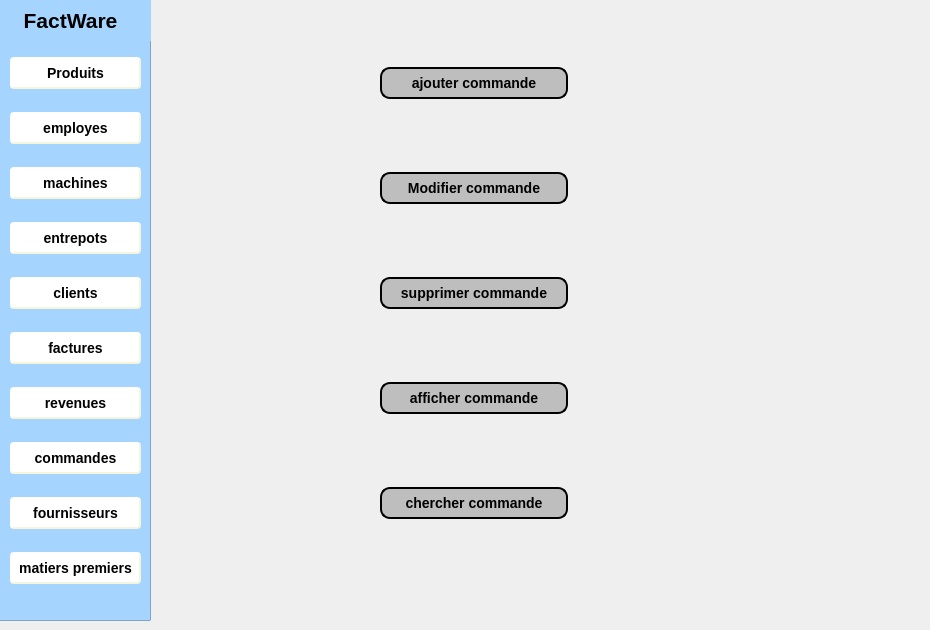
    <widget class="QWidget" name="page_5">
     <widget class="QLabel" name="label_27">
      <property name="geometry">
       <rect>
        <x>150</x>
        <y>0</y>
        <width>771</width>
        <height>621</height>
       </rect>
      </property>
      <property name="text">
       <string/>
      </property>
      <property name="pixmap">
       <pixmap>../../Desktop/images qt/commandes.png</pixmap>
      </property>
      <property name="scaledContents">
       <bool>true</bool>
      </property>
     </widget>
     <widget class="QFrame" name="frame_4">
      <property name="geometry">
       <rect>
        <x>-10</x>
        <y>0</y>
        <width>161</width>
        <height>621</height>
       </rect>
      </property>
      <property name="styleSheet">
       <string notr="true">QFrame{
background-color:rgb(165, 213, 255);}</string>
      </property>
      <property name="frameShape">
       <enum>QFrame::StyledPanel</enum>
      </property>
      <property name="frameShadow">
       <enum>QFrame::Raised</enum>
      </property>
      <widget class="QLabel" name="label_10">
       <property name="geometry">
        <rect>
         <x>0</x>
         <y>0</y>
         <width>161</width>
         <height>41</height>
        </rect>
       </property>
       <property name="text">
        <string>&lt;html&gt;&lt;head/&gt;&lt;body&gt;&lt;p align=&quot;center&quot;&gt;&lt;span style=&quot; font-size:16pt; font-weight:600;&quot;&gt;FactWare&lt;/span&gt;&lt;/p&gt;&lt;/body&gt;&lt;/html&gt;</string>
       </property>
      </widget>
      <widget class="QWidget" name="layoutWidget_6">
       <property name="geometry">
        <rect>
         <x>20</x>
         <y>40</y>
         <width>131</width>
         <height>561</height>
        </rect>
       </property>
       <layout class="QVBoxLayout" name="verticalLayout_7">
        <item>
         <widget class="QPushButton" name="pushButton_58">
          <property name="styleSheet">
           <string notr="true">QPushButton {
    background-color: white;
    border-style: outset;
    border-width: 2px;
    border-radius: 4px;
    border-color: beige;
    font: bold 14px;
    min-width: 5em;
    padding: 6px;
}
QPushButton:pressed {
    background-color:gray;
    border-style: inset;
}</string>
          </property>
          <property name="text">
           <string>Produits</string>
          </property>
         </widget>
        </item>
        <item>
         <widget class="QPushButton" name="pushButton_61">
          <property name="styleSheet">
           <string notr="true">QPushButton {
    background-color: white;
    border-style: outset;
    border-width: 2px;
    border-radius: 4px;
    border-color: beige;
    font: bold 14px;
    min-width: 5em;
    padding: 6px;
}
QPushButton:pressed {
    background-color:gray;
    border-style: inset;
}</string>
          </property>
          <property name="text">
           <string>employes</string>
          </property>
         </widget>
        </item>
        <item>
         <widget class="QPushButton" name="pushButton_62">
          <property name="styleSheet">
           <string notr="true">QPushButton {
    background-color: white;
    border-style: outset;
    border-width: 2px;
    border-radius: 4px;
    border-color: beige;
    font: bold 14px;
    min-width: 5em;
    padding: 6px;
}
QPushButton:pressed {
    background-color:gray;
    border-style: inset;
}</string>
          </property>
          <property name="text">
           <string>machines</string>
          </property>
         </widget>
        </item>
        <item>
         <widget class="QPushButton" name="pushButton_63">
          <property name="styleSheet">
           <string notr="true">QPushButton {
    background-color: white;
    border-style: outset;
    border-width: 2px;
    border-radius: 4px;
    border-color: beige;
    font: bold 14px;
    min-width: 5em;
    padding: 6px;
}
QPushButton:pressed {
    background-color:gray;
    border-style: inset;
}</string>
          </property>
          <property name="text">
           <string>entrepots</string>
          </property>
         </widget>
        </item>
        <item>
         <widget class="QPushButton" name="client_3">
          <property name="styleSheet">
           <string notr="true">QPushButton {
    background-color: white;
    border-style: outset;
    border-width: 2px;
    border-radius: 4px;
    border-color: beige;
    font: bold 14px;
    min-width: 5em;
    padding: 6px;
}
QPushButton:pressed {
    background-color:gray;
    border-style: inset;
}</string>
          </property>
          <property name="text">
           <string>clients</string>
          </property>
         </widget>
        </item>
        <item>
         <widget class="QPushButton" name="pushButton_64">
          <property name="styleSheet">
           <string notr="true">QPushButton {
    background-color: white;
    border-style: outset;
    border-width: 2px;
    border-radius: 4px;
    border-color: beige;
    font: bold 14px;
    min-width: 5em;
    padding: 6px;
}
QPushButton:pressed {
    background-color:gray;
    border-style: inset;
}</string>
          </property>
          <property name="text">
           <string>factures</string>
          </property>
         </widget>
        </item>
        <item>
         <widget class="QPushButton" name="pushButton_65">
          <property name="styleSheet">
           <string notr="true">QPushButton {
    background-color: white;
    border-style: outset;
    border-width: 2px;
    border-radius: 4px;
    border-color: beige;
    font: bold 14px;
    min-width: 5em;
    padding: 6px;
}
QPushButton:pressed {
    background-color:gray;
    border-style: inset;
}</string>
          </property>
          <property name="text">
           <string>revenues</string>
          </property>
         </widget>
        </item>
        <item>
         <widget class="QPushButton" name="pushButton_66">
          <property name="styleSheet">
           <string notr="true">QPushButton {
    background-color: white;
    border-style: outset;
    border-width: 2px;
    border-radius: 4px;
    border-color: beige;
    font: bold 14px;
    min-width: 5em;
    padding: 6px;
}
QPushButton:pressed {
    background-color:gray;
    border-style: inset;
}</string>
          </property>
          <property name="text">
           <string>commandes</string>
          </property>
          <property name="icon">
           <iconset>
            <normaloff>../../Desktop/images qt/fleche_droite.png</normaloff>../../Desktop/images qt/fleche_droite.png</iconset>
          </property>
          <property name="checkable">
           <bool>false</bool>
          </property>
         </widget>
        </item>
        <item>
         <widget class="QPushButton" name="pushButton_67">
          <property name="styleSheet">
           <string notr="true">QPushButton {
    background-color: white;
    border-style: outset;
    border-width: 2px;
    border-radius: 4px;
    border-color: beige;
    font: bold 14px;
    min-width: 5em;
    padding: 6px;
}
QPushButton:pressed {
    background-color:gray;
    border-style: inset;
}</string>
          </property>
          <property name="text">
           <string>fournisseurs</string>
          </property>
         </widget>
        </item>
        <item>
         <widget class="QPushButton" name="pushButton_68">
          <property name="styleSheet">
           <string notr="true">QPushButton {
    background-color: white;
    border-style: outset;
    border-width: 2px;
    border-radius: 4px;
    border-color: beige;
    font: bold 14px;
    min-width: 5em;
    padding: 6px;
}
QPushButton:pressed {
    background-color:gray;
    border-style: inset;
}</string>
          </property>
          <property name="text">
           <string>matiers premiers</string>
          </property>
         </widget>
        </item>
       </layout>
      </widget>
     </widget>
     <widget class="QWidget" name="layoutWidget_7">
      <property name="geometry">
       <rect>
        <x>380</x>
        <y>0</y>
        <width>188</width>
        <height>591</height>
       </rect>
      </property>
      <layout class="QVBoxLayout" name="verticalLayout_10">
       <item>
        <widget class="QPushButton" name="ajouter_2">
         <property name="cursor">
          <cursorShape>PointingHandCursor</cursorShape>
         </property>
         <property name="styleSheet">
          <string notr="true">QPushButton {
	font: 75 10pt &quot;MS Shell Dlg 2&quot;;
 background-color: rgb(190, 190, 190);
    border-style: outset;
    border-width: 2px;
    border-radius: 10px;
    border-color: black;
    font: bold 14px;
    min-width: 10em;
    padding: 6px;
}
QPushButton:pressed {
    background-color:(255, 255, 255, 10);
    border-style: inset;
  border-color: beige;
}</string>
         </property>
         <property name="text">
          <string>ajouter commande</string>
         </property>
         <property name="icon">
          <iconset>
           <normaloff>../../Desktop/images qt/icon1.png</normaloff>../../Desktop/images qt/icon1.png</iconset>
         </property>
        </widget>
       </item>
       <item>
        <widget class="QPushButton" name="modifier_2">
         <property name="cursor">
          <cursorShape>PointingHandCursor</cursorShape>
         </property>
         <property name="styleSheet">
          <string notr="true">QPushButton {
	font: 75 10pt &quot;MS Shell Dlg 2&quot;;
    background-color: rgb(190, 190, 190);
    border-style: outset;
    border-width: 2px;
    border-radius: 10px;
    border-color: black;
    font: bold 14px;
    min-width: 10em;
    padding: 6px;
}
QPushButton:pressed {
    background-color:(255, 255, 255, 10);
    border-style: inset;
  border-color: beige;
}</string>
         </property>
         <property name="text">
          <string>Modifier commande</string>
         </property>
         <property name="icon">
          <iconset>
           <normaloff>../../Desktop/images qt/icon2.png</normaloff>../../Desktop/images qt/icon2.png</iconset>
         </property>
        </widget>
       </item>
       <item>
        <widget class="QPushButton" name="supprimer_2">
         <property name="cursor">
          <cursorShape>PointingHandCursor</cursorShape>
         </property>
         <property name="styleSheet">
          <string notr="true">QPushButton {
	font: 75 10pt &quot;MS Shell Dlg 2&quot;;
    background-color: rgb(190, 190, 190);
    border-style: outset;
    border-width: 2px;
    border-radius: 10px;
    border-color: black;
    font: bold 14px;
    min-width: 10em;
    padding: 6px;
}
QPushButton:pressed {
    background-color:(255, 255, 255, 10);
    border-style: inset;
  border-color: beige;
}</string>
         </property>
         <property name="text">
          <string>supprimer commande</string>
         </property>
         <property name="icon">
          <iconset>
           <normaloff>../../Desktop/images qt/icon3.png</normaloff>../../Desktop/images qt/icon3.png</iconset>
         </property>
        </widget>
       </item>
       <item>
        <widget class="QPushButton" name="afficher_2">
         <property name="cursor">
          <cursorShape>PointingHandCursor</cursorShape>
         </property>
         <property name="styleSheet">
          <string notr="true">QPushButton {
	font: 75 10pt &quot;MS Shell Dlg 2&quot;;
    background-color: rgb(190, 190, 190);
    border-style: outset;
    border-width: 2px;
    border-radius: 10px;
    border-color: black;
    font: bold 14px;
    min-width: 10em;
    padding: 6px;
}
QPushButton:pressed {
    background-color:(255, 255, 255, 10);
    border-style: inset;
  border-color: beige;
}</string>
         </property>
         <property name="text">
          <string>afficher commande</string>
         </property>
         <property name="icon">
          <iconset>
           <normaloff>../../Desktop/images qt/icon4.png</normaloff>../../Desktop/images qt/icon4.png</iconset>
         </property>
        </widget>
       </item>
       <item>
        <widget class="QPushButton" name="chercher_2">
         <property name="cursor">
          <cursorShape>PointingHandCursor</cursorShape>
         </property>
         <property name="styleSheet">
          <string notr="true">QPushButton {
	font: 75 10pt &quot;MS Shell Dlg 2&quot;;
    background-color: rgb(190, 190, 190);
    border-style: outset;
    border-width: 2px;
    border-radius: 10px;
    border-color: black;
    font: bold 14px;
    min-width: 10em;
    padding: 6px;
}
QPushButton:pressed {
    background-color:(255, 255, 255, 10);
    border-style: inset;
  border-color: beige;
}</string>
         </property>
         <property name="text">
          <string>chercher commande</string>
         </property>
         <property name="icon">
          <iconset>
           <normaloff>../../Desktop/images qt/icon5.png</normaloff>../../Desktop/images qt/icon5.png</iconset>
         </property>
        </widget>
       </item>
      </layout>
     </widget>
    </widget>
